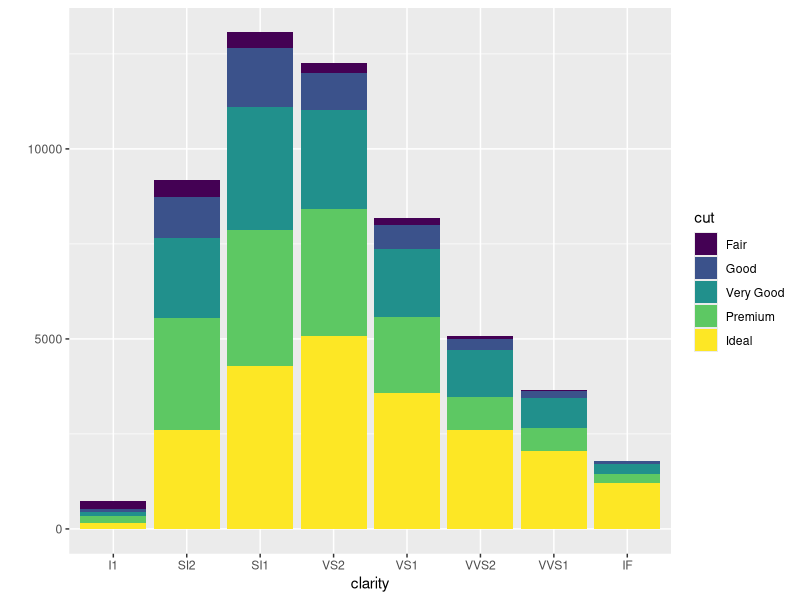
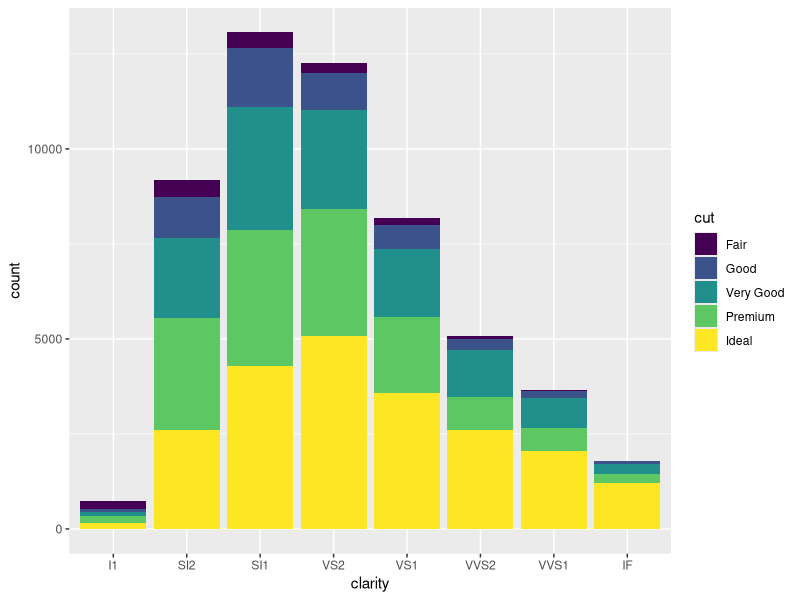
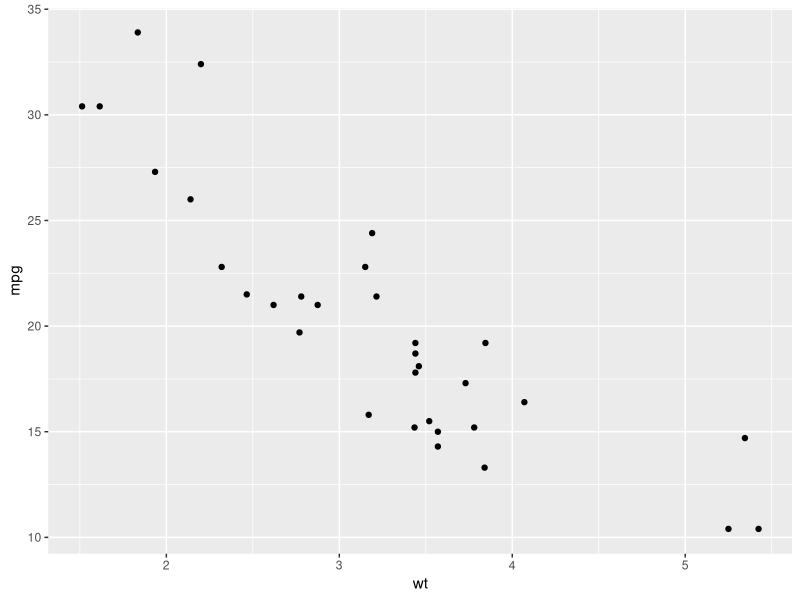
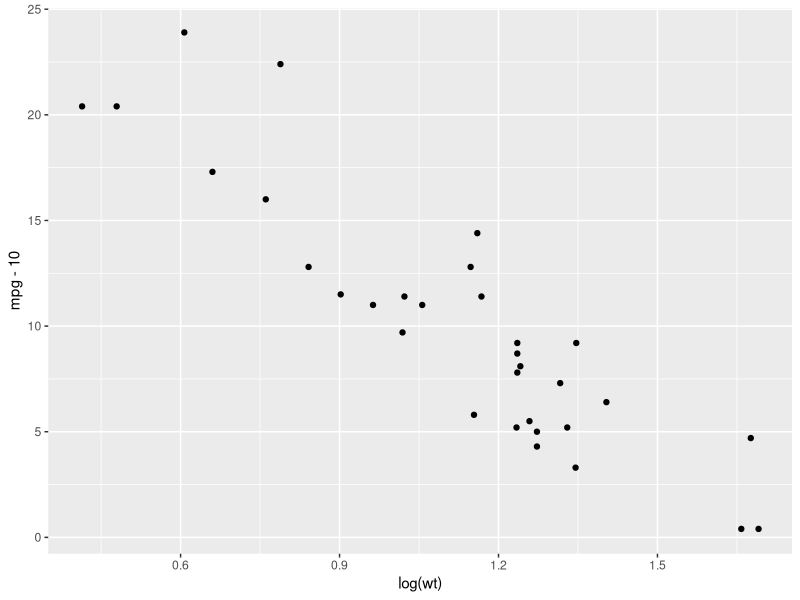
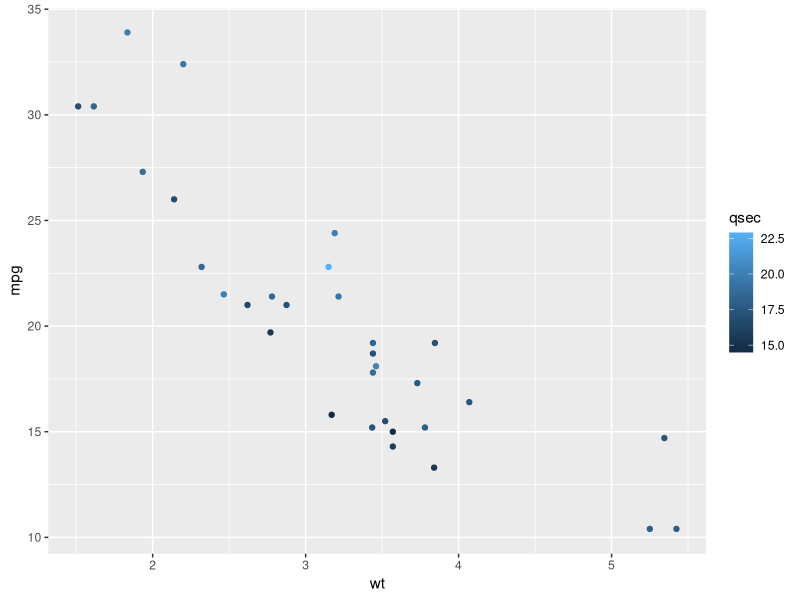

Source code (R) for these figures, in order:
## ---- chunk 1
library(ggplot2)
library(datasets)
head(diamonds,3)
head(cars,3)
## ---- chunk 2
## qplot
qplot(clarity,data=diamonds,fill=cut,geom="bar")

## ggplot histogram
ggplot(diamonds,aes(clarity,fill=cut))+geom_bar()

## ---- chunk 3
qplot(wt,mpg,data=mtcars)
qplot(log(wt),mpg-10,data=mtcars)
qplot(wt,mpg,data=mtcars,color=qsec)
